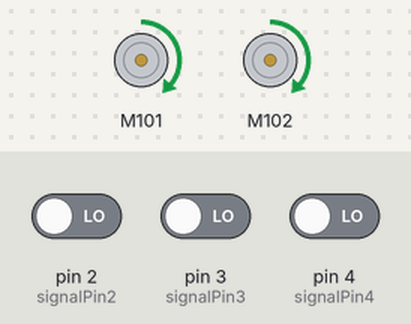
Simulated run of this sketch. Board: Arduino Uno, built with avr-gcc and run on an emulated ATmega328P. Shown: 2 × DC motor (green arrow = forward, orange = backward, longer = faster). The test bench sets the inputs (shaded band); at power-on: pin 2 (signalPin2) LOW, pin 3 (signalPin3) LOW, pin 4 (signalPin4) LOW.

Above: at 1.2 s.
1.3 s: pin 2 (signalPin2) driven HIGH
At 2.5 s:
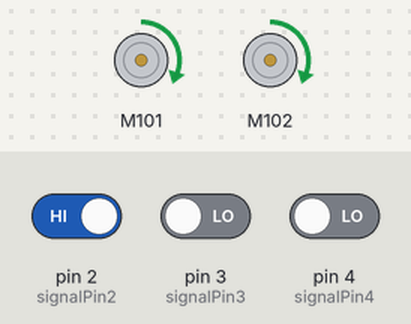
2.8 s: pin 3 (signalPin3) driven HIGH
At 3.7 s:
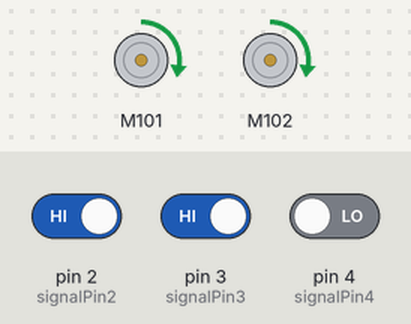
4.3 s: pin 4 (signalPin4) driven HIGH
At 4.9 s:
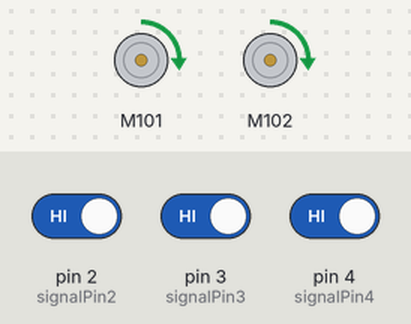
Timing chart, 0 to 7.3 s (numbered marks = the images above; inputs shaded):
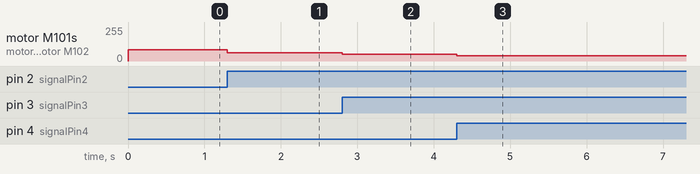

The sketch:

upState.ino
```cpp
#include <Grove_I2C_Motor_Driver.h>
#include <Wire.h>
#define i2c_add 0x0f

byte i, j, k;

int speed1 = 0;
int speed2 = 0;

int signalPin2 = 2;
int signalPin3 = 3;
int signalPin4 = 4;

void setup() {
  pinMode(signalPin2, INPUT); // Init each pin with INPUT mode
  pinMode(signalPin3, INPUT); // (default mode)
  pinMode(signalPin4, INPUT);

  Motor.begin(i2c_add);
}

void loop() {

  for(j=0, i=2; i<5; i++, j++) { // Read each pin INPUT (2-5)
    if(digitalRead(i) == HIGH)
      j++;
      upState();
  }

  if(j == 0)
    j = k;
  else
    k = j;

  speed1 = speed1 / j;
  speed2 = speed2 / j;

  Motor.speed(MOTOR1, speed1);
  Motor.speed(MOTOR2, speed2);

  if(j != 0) {
  speed1 = 0;
  speed2 = 0;
  }

  delay(1);
}

void upState() {
  switch (i) {
    case 2:
     upSpeed(-100, 100);
    break;

    case 3:
     upSpeed(100, 100);
    break;

    case 4:
     upSpeed(100, -100);
    break;
  }
}

void upSpeed(int M1, int M2) {
 speed1 += M1;
 speed2 += M2;
}
```

Measured:
- after the input at 1.3 s, motor M101, motor M102: forward 84/255 → forward 63/255 at once
- after the input at 2.8 s, motor M101, motor M102: forward 63/255 → forward 51/255 at once
- after the input at 4.3 s, motor M101, motor M102: forward 51/255 → forward 40/255 at once
